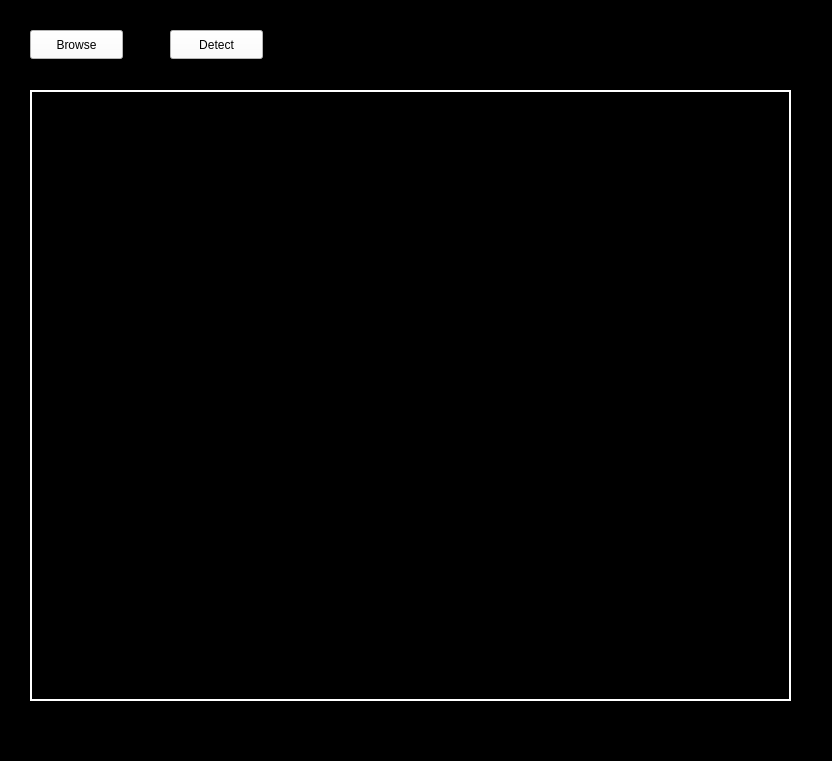
<?xml version="1.0" encoding="UTF-8"?>
<ui version="4.0">
 <class>MainWindow</class>
 <widget class="QMainWindow" name="MainWindow">
  <property name="geometry">
   <rect>
    <x>0</x>
    <y>0</y>
    <width>832</width>
    <height>761</height>
   </rect>
  </property>
  <property name="windowTitle">
   <string>MainWindow</string>
  </property>
  <property name="styleSheet">
   <string notr="true">background-color: rgb(0, 0, 0);</string>
  </property>
  <widget class="QWidget" name="centralwidget">
   <widget class="QPushButton" name="pushButton">
    <property name="geometry">
     <rect>
      <x>30</x>
      <y>30</y>
      <width>93</width>
      <height>29</height>
     </rect>
    </property>
    <property name="styleSheet">
     <string notr="true">background-color: rgb(255, 255, 255);</string>
    </property>
    <property name="text">
     <string>Browse</string>
    </property>
   </widget>
   <widget class="QLabel" name="label">
    <property name="geometry">
     <rect>
      <x>30</x>
      <y>90</y>
      <width>761</width>
      <height>611</height>
     </rect>
    </property>
    <property name="styleSheet">
     <string notr="true">color: rgb(255, 255, 255);</string>
    </property>
    <property name="frameShape">
     <enum>QFrame::Box</enum>
    </property>
    <property name="frameShadow">
     <enum>QFrame::Plain</enum>
    </property>
    <property name="lineWidth">
     <number>2</number>
    </property>
    <property name="text">
     <string/>
    </property>
   </widget>
   <widget class="QPushButton" name="pushButton_2">
    <property name="geometry">
     <rect>
      <x>170</x>
      <y>30</y>
      <width>93</width>
      <height>29</height>
     </rect>
    </property>
    <property name="styleSheet">
     <string notr="true">background-color: rgb(255, 255, 255);</string>
    </property>
    <property name="text">
     <string>Detect</string>
    </property>
   </widget>
  </widget>
  <widget class="QMenuBar" name="menubar">
   <property name="geometry">
    <rect>
     <x>0</x>
     <y>0</y>
     <width>832</width>
     <height>26</height>
    </rect>
   </property>
  </widget>
  <widget class="QStatusBar" name="statusbar"/>
 </widget>
 <resources/>
 <connections/>
</ui>
